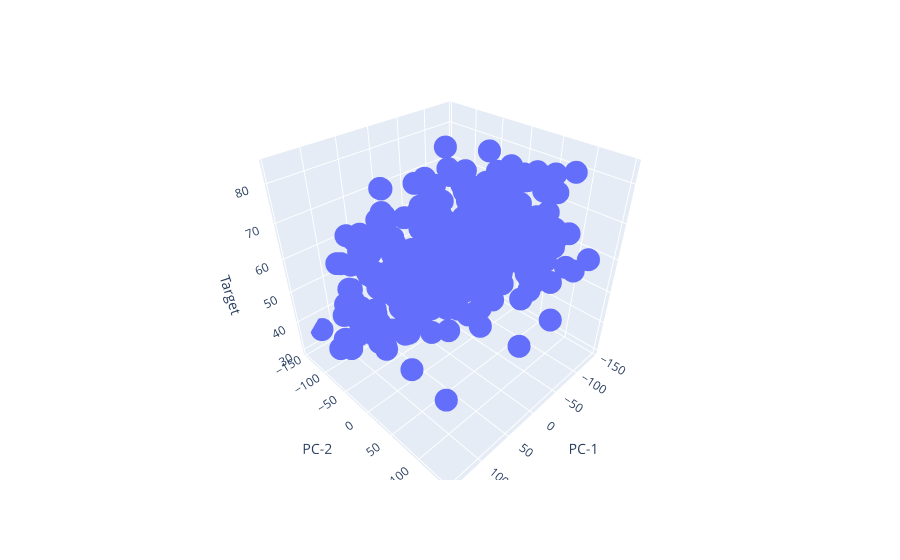

The notebook cell this image was saved under:
### Code cell
import plotly.express as px 


fig = px.scatter_3d(DATA , x = 'PC-1', y = 'PC-2', z = 'Target')

fig.show()

### Figure 1 — Plotly figure (JSON) as saved in the notebook; plotly's stock layout.template omitted (floating-point values rounded to 4 significant figures; data arrays with more than 128 entries replaced by an {"elided": "..."} marker saying what was removed)
{"data": [{"hovertemplate": "PC-1=%{x}<br>PC-2=%{y}<br>Target=%{z}<extra></extra>", "legendgroup": "", "marker": {"color": "#636efa", "symbol": "circle"}, "mode": "markers", "name": "", "scene": "scene", "showlegend": false, "type": "scatter3d", "x": {"elided": "364 float values"}, "y": {"elided": "364 float values"}, "z": {"elided": "364 int values"}}], "layout": {"legend": {"tracegroupgap": 0}, "margin": {"t": 60}, "scene": {"domain": {"x": [0, 1], "y": [0, 1]}, "xaxis": {"title": {"text": "PC-1"}}, "yaxis": {"title": {"text": "PC-2"}}, "zaxis": {"title": {"text": "Target"}}}}}
